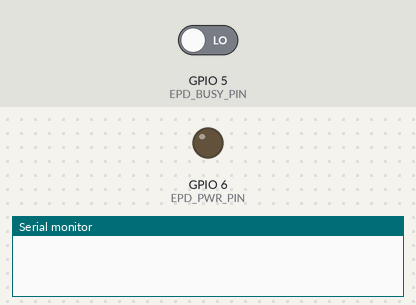
Bench run of a sketch on a simulated Seeed XIAO ESP32-S3. Parts: output pins drawn as LEDs (lit = HIGH), the last lines printed to the serial monitor. The test bench sets the inputs (shaded band); at power-on: GPIO 5 (EPD_BUSY_PIN) LOW. Pins used as bus, display or sensor lines are not drawn.

Above: at 0.0 s.
At 2.1 s:
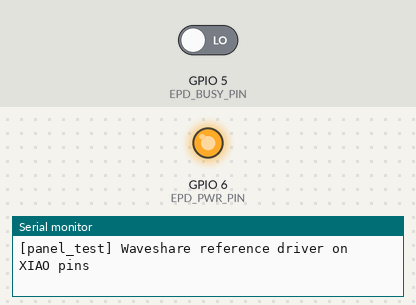
Timing chart, 0 to 3.6 s (numbered marks = the images above):
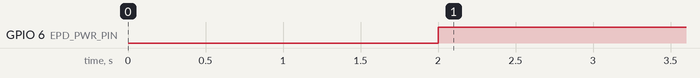

The sketch:

panel_test.ino
```cpp
// Panel test: Waveshare's own 13.3" Spectra 6 driver sequence, unchanged,
// on the XIAO ESP32-S3 or Feather V2 pins from WIRING.md. Use it to tell a firmware problem
// from a hardware one: if this shows correct colours, the hardware is fine.
//
// Same as Waveshare's ESP32-S3-ePaper-13.3E6 Arduino example (EPD_13in3e.cpp,
// DEV_Config.cpp): software SPI, DC pin never toggled (commands are framed by
// chip select), panel power on from the start, 1 ms pause per row.
//
// Flash it (same board settings as the frame), open the Serial Monitor at
// 115200 with line ending "Newline". It runs white, then six colour bands.
// Then type: w = white, k = black, b = bands, y = yellow, s = sleep.
// Flash the frame firmware (eink_frame.ino) again afterwards.

// GPIO numbers for the selected board (silkscreen label in the comment)
#if defined(ARDUINO_ADAFRUIT_FEATHER_ESP32_V2)
#define EPD_SCK_PIN   5   // SCK
#define EPD_MOSI_PIN  19  // MO
#define EPD_CS_M_PIN  33  // 33
#define EPD_CS_S_PIN  32  // 32
#define EPD_DC_PIN    27  // 27
#define EPD_RST_PIN   21  // MI
#define EPD_BUSY_PIN  4   // A5
#define EPD_PWR_PIN   25  // A1
#else  // Seeed XIAO ESP32-S3
#define EPD_SCK_PIN   7   // D8  SCLK
#define EPD_MOSI_PIN  9   // D10 DIN
#define EPD_CS_M_PIN  2   // D1  CS_M
#define EPD_CS_S_PIN  43  // D6  CS_S
#define EPD_DC_PIN    3   // D2  DC
#define EPD_RST_PIN   44  // D7  RST
#define EPD_BUSY_PIN  5   // D4  BUSY
#define EPD_PWR_PIN   6   // D5  PWR
#endif

#define EPD_WIDTH  1200
#define EPD_HEIGHT 1600

enum : uint8_t {
  PSR = 0x00, PWR_EPD = 0x01, POF = 0x02, PON = 0x04, BTST_N = 0x05, BTST_P = 0x06,
  DTM = 0x10, DRF = 0x12, CDI = 0x50, TCON = 0x60, TRES = 0x61, AN_TM = 0x74, AGID = 0x86,
  BUCK_BOOST_VDDN = 0xB0, TFT_VCOM_POWER = 0xB1, EN_BUF = 0xB6, BOOST_VDDP_EN = 0xB7,
  CCSET = 0xE0, PWS = 0xE3, CMD66 = 0xF0,
};
const uint8_t PSR_V[] = {0xDF, 0x69};
const uint8_t PWR_V[] = {0x0F, 0x00, 0x28, 0x2C, 0x28, 0x38};
const uint8_t POF_V[] = {0x00};
const uint8_t DRF_V[] = {0x00};
const uint8_t CDI_V[] = {0xF7};
const uint8_t TCON_V[] = {0x03, 0x03};
const uint8_t TRES_V[] = {0x04, 0xB0, 0x03, 0x20};
const uint8_t CMD66_V[] = {0x49, 0x55, 0x13, 0x5D, 0x05, 0x10};
const uint8_t EN_BUF_V[] = {0x07};
const uint8_t CCSET_V[] = {0x01};
const uint8_t PWS_V[] = {0x22};
const uint8_t AN_TM_V[] = {0xC0, 0x1C, 0x1C, 0xCC, 0xCC, 0xCC, 0x15, 0x15, 0x55};
const uint8_t AGID_V[] = {0x10};
const uint8_t BTST_P_V[] = {0xE8, 0x28};
const uint8_t BOOST_VDDP_EN_V[] = {0x01};
const uint8_t BTST_N_V[] = {0xE8, 0x28};
const uint8_t BUCK_BOOST_VDDN_V[] = {0x01};
const uint8_t TFT_VCOM_POWER_V[] = {0x02};

const uint8_t BLACK = 0x0, WHITE = 0x1, YELLOW = 0x2, RED = 0x3, BLUE = 0x5, GREEN = 0x6;

// ---- Waveshare DEV_Config: bit-banged SPI, mode 0, MSB first
void spiByte(uint8_t data) {
  for (int i = 0; i < 8; i++) {
    digitalWrite(EPD_MOSI_PIN, (data & 0x80) ? HIGH : LOW);
    data <<= 1;
    digitalWrite(EPD_SCK_PIN, HIGH);
    digitalWrite(EPD_SCK_PIN, LOW);
  }
}
void spiBytes(const uint8_t *p, uint32_t n) {
  for (uint32_t i = 0; i < n; i++) spiByte(p[i]);
}
void csAll(uint8_t v) {
  digitalWrite(EPD_CS_M_PIN, v);
  digitalWrite(EPD_CS_S_PIN, v);
}
void sendCmd(uint8_t cmd, const uint8_t *buf, uint32_t len) {
  spiByte(cmd);
  spiBytes(buf, len);
}

void devInit() {
  pinMode(EPD_BUSY_PIN, INPUT);
  pinMode(EPD_RST_PIN, OUTPUT);
  pinMode(EPD_DC_PIN, OUTPUT);
  pinMode(EPD_PWR_PIN, OUTPUT);
  pinMode(EPD_SCK_PIN, OUTPUT);
  pinMode(EPD_MOSI_PIN, OUTPUT);
  pinMode(EPD_CS_M_PIN, OUTPUT);
  pinMode(EPD_CS_S_PIN, OUTPUT);
  digitalWrite(EPD_CS_M_PIN, HIGH);
  digitalWrite(EPD_CS_S_PIN, HIGH);
  digitalWrite(EPD_SCK_PIN, LOW);
  digitalWrite(EPD_PWR_PIN, HIGH);
}

// ---- Waveshare EPD_13in3e
void reset() {
  digitalWrite(EPD_RST_PIN, HIGH); delay(30);
  digitalWrite(EPD_RST_PIN, LOW);  delay(30);
  digitalWrite(EPD_RST_PIN, HIGH); delay(30);
  digitalWrite(EPD_RST_PIN, LOW);  delay(30);
  digitalWrite(EPD_RST_PIN, HIGH); delay(30);
}

uint32_t readBusyH() {
  uint32_t start = millis();
  while (!digitalRead(EPD_BUSY_PIN)) {  // LOW: busy, HIGH: idle
    delay(10);
    if (millis() - start > 60000) {
      Serial.println("  BUSY stuck low for 60 s");
      break;
    }
  }
  delay(20);
  return millis() - start;
}

void turnOnDisplay() {
  csAll(0); spiByte(PON); csAll(1);
  Serial.printf("  power on: BUSY for %lu ms\n", (unsigned long)readBusyH());
  delay(50);
  csAll(0); sendCmd(DRF, DRF_V, sizeof(DRF_V)); csAll(1);
  uint32_t t = readBusyH();
  Serial.printf("  refresh:  BUSY for %lu ms %s\n", (unsigned long)t,
                t < 3000 ? "<-- too short, panel didn't really refresh" : "(ok)");
  csAll(0); sendCmd(POF, POF_V, sizeof(POF_V)); csAll(1);
}

void epdInit() {
  reset();
  digitalWrite(EPD_CS_M_PIN, LOW); sendCmd(AN_TM, AN_TM_V, sizeof(AN_TM_V)); csAll(1);
  csAll(0); sendCmd(CMD66, CMD66_V, sizeof(CMD66_V)); csAll(1);
  csAll(0); sendCmd(PSR, PSR_V, sizeof(PSR_V)); csAll(1);
  csAll(0); sendCmd(CDI, CDI_V, sizeof(CDI_V)); csAll(1);
  csAll(0); sendCmd(TCON, TCON_V, sizeof(TCON_V)); csAll(1);
  csAll(0); sendCmd(AGID, AGID_V, sizeof(AGID_V)); csAll(1);
  csAll(0); sendCmd(PWS, PWS_V, sizeof(PWS_V)); csAll(1);
  csAll(0); sendCmd(CCSET, CCSET_V, sizeof(CCSET_V)); csAll(1);
  csAll(0); sendCmd(TRES, TRES_V, sizeof(TRES_V)); csAll(1);
  digitalWrite(EPD_CS_M_PIN, LOW); sendCmd(PWR_EPD, PWR_V, sizeof(PWR_V)); csAll(1);
  digitalWrite(EPD_CS_M_PIN, LOW); sendCmd(EN_BUF, EN_BUF_V, sizeof(EN_BUF_V)); csAll(1);
  digitalWrite(EPD_CS_M_PIN, LOW); sendCmd(BTST_P, BTST_P_V, sizeof(BTST_P_V)); csAll(1);
  digitalWrite(EPD_CS_M_PIN, LOW); sendCmd(BOOST_VDDP_EN, BOOST_VDDP_EN_V, sizeof(BOOST_VDDP_EN_V)); csAll(1);
  digitalWrite(EPD_CS_M_PIN, LOW); sendCmd(BTST_N, BTST_N_V, sizeof(BTST_N_V)); csAll(1);
  digitalWrite(EPD_CS_M_PIN, LOW); sendCmd(BUCK_BOOST_VDDN, BUCK_BOOST_VDDN_V, sizeof(BUCK_BOOST_VDDN_V)); csAll(1);
  digitalWrite(EPD_CS_M_PIN, LOW); sendCmd(TFT_VCOM_POWER, TFT_VCOM_POWER_V, sizeof(TFT_VCOM_POWER_V)); csAll(1);
}

// Fill each controller's half (300 bytes per row) with a colour chosen per row.
void sendHalf(uint8_t csPin, uint8_t (*colourForRow)(uint32_t)) {
  uint8_t buf[EPD_WIDTH / 4];
  digitalWrite(csPin, LOW);
  spiByte(DTM);
  for (uint32_t row = 0; row < EPD_HEIGHT; row++) {
    uint8_t c = colourForRow(row);
    memset(buf, (c << 4) | c, sizeof(buf));
    spiBytes(buf, sizeof(buf));
    delay(1);
  }
  csAll(1);
}

uint8_t solidColour;
uint8_t solid(uint32_t) { return solidColour; }
uint8_t bands(uint32_t row) {
  static const uint8_t order[] = {BLACK, WHITE, YELLOW, RED, BLUE, GREEN};
  return order[row * 6 / EPD_HEIGHT];
}

void show(const char *what, uint8_t (*colourForRow)(uint32_t)) {
  Serial.printf("[panel_test] %s\n", what);
  digitalWrite(EPD_PWR_PIN, HIGH);  // back on if 's' turned it off
  delay(10);
  epdInit();
  uint32_t t = millis();
  sendHalf(EPD_CS_M_PIN, colourForRow);
  sendHalf(EPD_CS_S_PIN, colourForRow);
  Serial.printf("  data sent in %lu ms\n", (unsigned long)(millis() - t));
  turnOnDisplay();
}

void showSolid(const char *what, uint8_t colour) {
  solidColour = colour;
  show(what, solid);
}

void epdSleep() {
  csAll(0); spiByte(0x07); spiByte(0xA5); csAll(1);
  delay(100);
  digitalWrite(EPD_PWR_PIN, LOW);
  digitalWrite(EPD_RST_PIN, LOW);
  Serial.println("[panel_test] panel asleep, power off");
}

void setup() {
  Serial.begin(115200);
  delay(2000);
  Serial.println("\n[panel_test] Waveshare reference driver on XIAO pins");
  devInit();
  delay(100);
  showSolid("white", WHITE);
  delay(2000);
  show("six bands: black, white, yellow, red, blue, green", bands);
  Serial.println("[panel_test] Type w / k / y / b / s + Enter");
}

void loop() {
  if (!Serial.available()) return;
  char c = Serial.read();
  if (c == 'w') showSolid("white", WHITE);
  else if (c == 'k') showSolid("black", BLACK);
  else if (c == 'y') showSolid("yellow", YELLOW);
  else if (c == 'b') show("six bands", bands);
  else if (c == 's') epdSleep();
}
```

Measured:
- by itself, GPIO 6 (EPD_PWR_PIN): LOW → HIGH at 2.0 s
